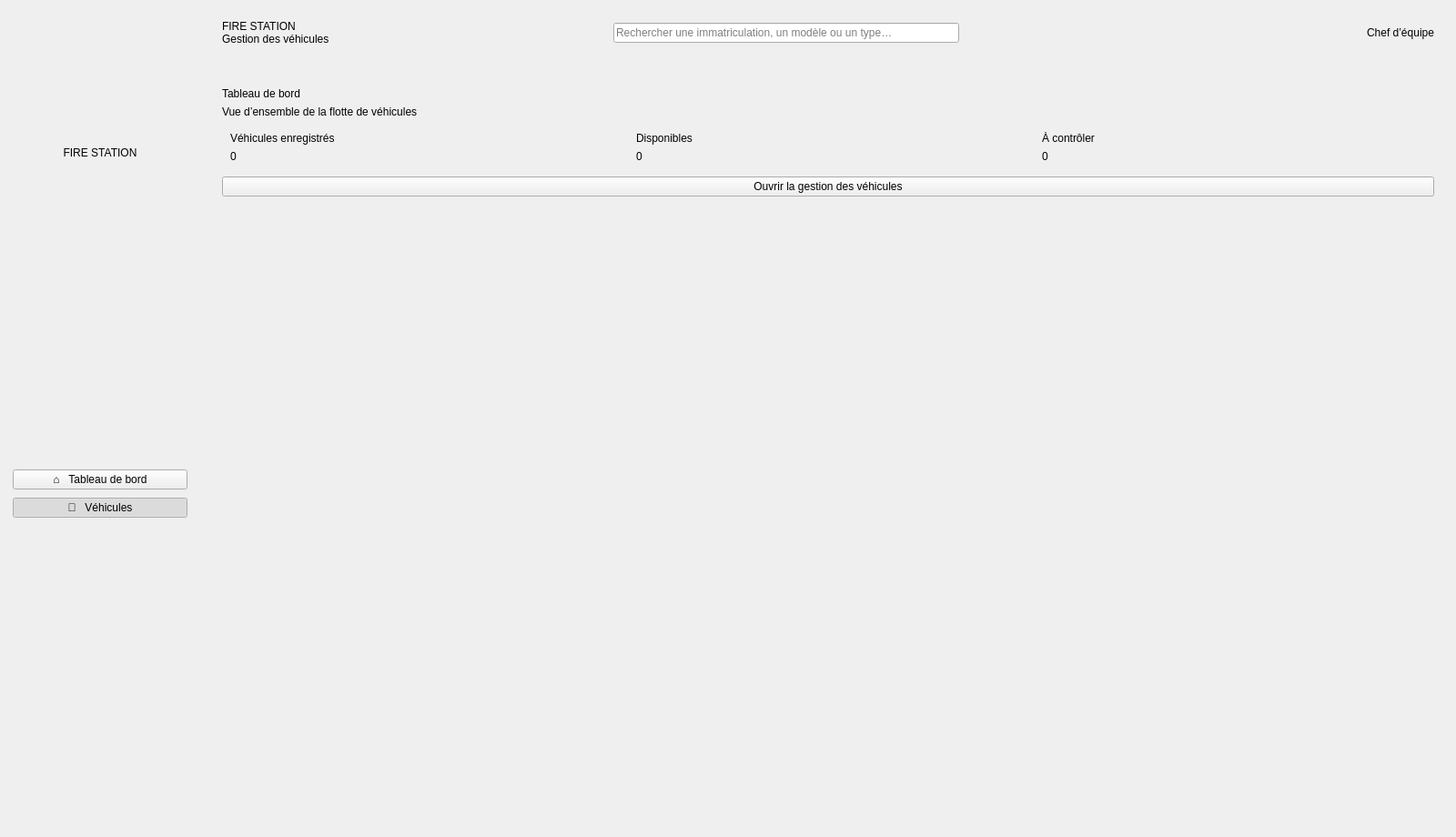
<?xml version="1.0" encoding="UTF-8"?>
<ui version="4.0">
 <class>VehicleWindow</class>
 <widget class="QMainWindow" name="VehicleWindow">
  <property name="geometry">
   <rect>
    <x>0</x>
    <y>0</y>
    <width>1600</width>
    <height>920</height>
   </rect>
  </property>
  <property name="minimumSize">
   <size>
    <width>1180</width>
    <height>720</height>
   </size>
  </property>
  <property name="windowTitle">
   <string>Fire Station — Gestion des véhicules</string>
  </property>
  <widget class="QWidget" name="centralwidget">
   <layout class="QHBoxLayout" name="rootLayout">
    <property name="spacing">
     <number>0</number>
    </property>
    <property name="leftMargin">
     <number>0</number>
    </property>
    <property name="topMargin">
     <number>0</number>
    </property>
    <property name="rightMargin">
     <number>0</number>
    </property>
    <property name="bottomMargin">
     <number>0</number>
    </property>
    <item>
     <widget class="QFrame" name="sidebar">
      <property name="minimumSize">
       <size>
        <width>220</width>
        <height>0</height>
       </size>
      </property>
      <property name="maximumSize">
       <size>
        <width>220</width>
        <height>16777215</height>
       </size>
      </property>
      <layout class="QVBoxLayout" name="sidebarLayout">
       <property name="spacing">
        <number>9</number>
       </property>
       <property name="leftMargin">
        <number>14</number>
       </property>
       <property name="topMargin">
        <number>20</number>
       </property>
       <property name="rightMargin">
        <number>14</number>
       </property>
       <property name="bottomMargin">
        <number>20</number>
       </property>
       <item alignment="Qt::AlignmentFlag::AlignHCenter">
        <widget class="QLabel" name="logoLabel">
         <property name="minimumSize">
          <size>
           <width>132</width>
           <height>132</height>
          </size>
         </property>
         <property name="maximumSize">
          <size>
           <width>132</width>
           <height>132</height>
          </size>
         </property>
         <property name="pixmap">
          <pixmap resource="resources.qrc">:/images/logo.png</pixmap>
         </property>
         <property name="scaledContents">
          <bool>true</bool>
         </property>
         <property name="alignment">
          <set>Qt::AlignmentFlag::AlignCenter</set>
         </property>
        </widget>
       </item>
       <item>
        <widget class="QLabel" name="brandLabel">
         <property name="text">
          <string>FIRE STATION</string>
         </property>
         <property name="alignment">
          <set>Qt::AlignmentFlag::AlignCenter</set>
         </property>
        </widget>
       </item>
       <item>
        <spacer name="brandSpacer">
         <property name="orientation">
          <enum>Qt::Orientation::Vertical</enum>
         </property>
         <property name="sizeHint" stdset="0">
          <size>
           <width>20</width>
           <height>20</height>
          </size>
         </property>
        </spacer>
       </item>
       <item>
        <widget class="QPushButton" name="dashboardButton">
         <property name="text">
          <string>⌂   Tableau de bord</string>
         </property>
         <property name="checkable">
          <bool>true</bool>
         </property>
        </widget>
       </item>
       <item>
        <widget class="QPushButton" name="vehiclesButton">
         <property name="text">
          <string>🚒   Véhicules</string>
         </property>
         <property name="checkable">
          <bool>true</bool>
         </property>
         <property name="checked">
          <bool>true</bool>
         </property>
        </widget>
       </item>
       <item>
        <spacer name="sidebarStretch">
         <property name="orientation">
          <enum>Qt::Orientation::Vertical</enum>
         </property>
         <property name="sizeHint" stdset="0">
          <size>
           <width>20</width>
           <height>40</height>
          </size>
         </property>
        </spacer>
       </item>
      </layout>
     </widget>
    </item>
    <item>
     <layout class="QVBoxLayout" name="contentLayout">
      <property name="spacing">
       <number>0</number>
      </property>
      <property name="leftMargin">
       <number>0</number>
      </property>
      <property name="topMargin">
       <number>0</number>
      </property>
      <property name="rightMargin">
       <number>0</number>
      </property>
      <property name="bottomMargin">
       <number>0</number>
      </property>
      <item>
       <widget class="QFrame" name="topbar">
        <property name="minimumSize">
         <size>
          <width>0</width>
          <height>72</height>
         </size>
        </property>
        <property name="maximumSize">
         <size>
          <width>16777215</width>
          <height>72</height>
         </size>
        </property>
        <layout class="QHBoxLayout" name="topbarLayout">
         <property name="leftMargin">
          <number>24</number>
         </property>
         <property name="topMargin">
          <number>10</number>
         </property>
         <property name="rightMargin">
          <number>24</number>
         </property>
         <property name="bottomMargin">
          <number>10</number>
         </property>
         <item>
          <widget class="QLabel" name="topTitle">
           <property name="text">
            <string>FIRE STATION
Gestion des véhicules</string>
           </property>
          </widget>
         </item>
         <item>
          <spacer name="topSpacer">
           <property name="orientation">
            <enum>Qt::Orientation::Horizontal</enum>
           </property>
           <property name="sizeHint" stdset="0">
            <size>
             <width>40</width>
             <height>20</height>
            </size>
           </property>
          </spacer>
         </item>
         <item>
          <widget class="QLineEdit" name="globalSearch">
           <property name="minimumSize">
            <size>
             <width>380</width>
             <height>0</height>
            </size>
           </property>
           <property name="placeholderText">
            <string>Rechercher une immatriculation, un modèle ou un type…</string>
           </property>
          </widget>
         </item>
         <item>
          <spacer name="topSpacer2">
           <property name="orientation">
            <enum>Qt::Orientation::Horizontal</enum>
           </property>
           <property name="sizeHint" stdset="0">
            <size>
             <width>22</width>
             <height>20</height>
            </size>
           </property>
          </spacer>
         </item>
         <item>
          <widget class="QToolButton" name="notificationsButton">
           <property name="minimumSize">
            <size>
             <width>42</width>
             <height>42</height>
            </size>
           </property>
           <property name="toolTip">
            <string>Alertes de maintenance</string>
           </property>
           <property name="icon">
            <iconset resource="resources.qrc">
             <normaloff>:/icons/bell_badge.svg</normaloff>:/icons/bell_badge.svg</iconset>
           </property>
           <property name="iconSize">
            <size>
             <width>28</width>
             <height>28</height>
            </size>
           </property>
           <property name="autoRaise">
            <bool>true</bool>
           </property>
          </widget>
         </item>
         <item>
          <widget class="QToolButton" name="calendarButton">
           <property name="minimumSize">
            <size>
             <width>42</width>
             <height>42</height>
            </size>
           </property>
           <property name="toolTip">
            <string>Voir les véhicules à entretenir</string>
           </property>
           <property name="icon">
            <iconset resource="resources.qrc">
             <normaloff>:/icons/calendar.png</normaloff>:/icons/calendar.png</iconset>
           </property>
           <property name="iconSize">
            <size>
             <width>24</width>
             <height>24</height>
            </size>
           </property>
           <property name="autoRaise">
            <bool>true</bool>
           </property>
          </widget>
         </item>
         <item>
          <widget class="QLabel" name="avatarLabel">
           <property name="minimumSize">
            <size>
             <width>34</width>
             <height>34</height>
            </size>
           </property>
           <property name="maximumSize">
            <size>
             <width>34</width>
             <height>34</height>
            </size>
           </property>
           <property name="pixmap">
            <pixmap resource="resources.qrc">:/icons/avatar.png</pixmap>
           </property>
           <property name="scaledContents">
            <bool>true</bool>
           </property>
          </widget>
         </item>
         <item>
          <widget class="QLabel" name="profileLabel">
           <property name="text">
            <string>Chef d’équipe</string>
           </property>
          </widget>
         </item>
        </layout>
       </widget>
      </item>
      <item>
       <widget class="QStackedWidget" name="stackedWidget">
        <property name="currentIndex">
         <number>0</number>
        </property>
        <widget class="QWidget" name="dashboardPage">
         <layout class="QVBoxLayout" name="dashboardLayout">
          <property name="leftMargin">
           <number>24</number>
          </property>
          <property name="topMargin">
           <number>24</number>
          </property>
          <property name="rightMargin">
           <number>24</number>
          </property>
          <property name="bottomMargin">
           <number>24</number>
          </property>
          <item>
           <widget class="QLabel" name="dashboardHeading">
            <property name="text">
             <string>Tableau de bord</string>
            </property>
           </widget>
          </item>
          <item>
           <widget class="QLabel" name="dashboardSubtitle">
            <property name="text">
             <string>Vue d’ensemble de la flotte de véhicules</string>
            </property>
           </widget>
          </item>
          <item>
           <layout class="QHBoxLayout" name="summaryCards">
            <item>
             <widget class="QFrame" name="totalCard">
              <layout class="QVBoxLayout" name="totalCardLayout">
               <item>
                <widget class="QLabel" name="totalCaption">
                 <property name="text">
                  <string>Véhicules enregistrés</string>
                 </property>
                </widget>
               </item>
               <item>
                <widget class="QLabel" name="totalValue">
                 <property name="text">
                  <string>0</string>
                 </property>
                </widget>
               </item>
              </layout>
             </widget>
            </item>
            <item>
             <widget class="QFrame" name="availableCard">
              <layout class="QVBoxLayout" name="availableCardLayout">
               <item>
                <widget class="QLabel" name="availableCaption">
                 <property name="text">
                  <string>Disponibles</string>
                 </property>
                </widget>
               </item>
               <item>
                <widget class="QLabel" name="availableValue">
                 <property name="text">
                  <string>0</string>
                 </property>
                </widget>
               </item>
              </layout>
             </widget>
            </item>
            <item>
             <widget class="QFrame" name="maintenanceCard">
              <layout class="QVBoxLayout" name="maintenanceCardLayout">
               <item>
                <widget class="QLabel" name="maintenanceCaption">
                 <property name="text">
                  <string>À contrôler</string>
                 </property>
                </widget>
               </item>
               <item>
                <widget class="QLabel" name="maintenanceValue">
                 <property name="text">
                  <string>0</string>
                 </property>
                </widget>
               </item>
              </layout>
             </widget>
            </item>
           </layout>
          </item>
          <item>
           <widget class="QPushButton" name="dashboardVehiclesButton">
            <property name="text">
             <string>Ouvrir la gestion des véhicules</string>
            </property>
           </widget>
          </item>
          <item>
           <spacer name="dashboardStretch">
            <property name="orientation">
             <enum>Qt::Orientation::Vertical</enum>
            </property>
            <property name="sizeHint" stdset="0">
             <size>
              <width>20</width>
              <height>40</height>
             </size>
            </property>
           </spacer>
          </item>
         </layout>
        </widget>
        <widget class="QWidget" name="vehiclesPage">
         <layout class="QHBoxLayout" name="vehiclesLayout">
          <property name="spacing">
           <number>16</number>
          </property>
          <property name="leftMargin">
           <number>18</number>
          </property>
          <property name="topMargin">
           <number>18</number>
          </property>
          <property name="rightMargin">
           <number>18</number>
          </property>
          <property name="bottomMargin">
           <number>18</number>
          </property>
          <item>
           <widget class="QFrame" name="listCard">
            <layout class="QVBoxLayout" name="listLayout">
             <property name="spacing">
              <number>10</number>
             </property>
             <property name="leftMargin">
              <number>16</number>
             </property>
             <property name="topMargin">
              <number>16</number>
             </property>
             <property name="rightMargin">
              <number>16</number>
             </property>
             <property name="bottomMargin">
              <number>14</number>
             </property>
             <item>
              <layout class="QHBoxLayout" name="listHeading">
               <item>
                <widget class="QLabel" name="listTitle">
                 <property name="text">
                  <string>Liste des véhicules</string>
                 </property>
                </widget>
               </item>
               <item>
                <spacer name="headingSpacer">
                 <property name="orientation">
                  <enum>Qt::Orientation::Horizontal</enum>
                 </property>
                 <property name="sizeHint" stdset="0">
                  <size>
                   <width>30</width>
                   <height>20</height>
                  </size>
                 </property>
                </spacer>
               </item>
               <item>
                <widget class="QPushButton" name="addVehicleButton">
                 <property name="text">
                  <string>＋  Ajouter un véhicule</string>
                 </property>
                </widget>
               </item>
              </layout>
             </item>
             <item>
              <layout class="QHBoxLayout" name="filterLayout">
               <item>
                <widget class="QLineEdit" name="searchEdit">
                 <property name="placeholderText">
                  <string>Rechercher immatriculation, modèle…</string>
                 </property>
                </widget>
               </item>
               <item>
                <widget class="QComboBox" name="typeFilter">
                 <item>
                  <property name="text">
                   <string>Tous les types</string>
                  </property>
                 </item>
                </widget>
               </item>
               <item>
                <widget class="QComboBox" name="statusFilter">
                 <item>
                  <property name="text">
                   <string>Tous les états</string>
                  </property>
                 </item>
                </widget>
               </item>
              </layout>
             </item>
             <item>
              <layout class="QHBoxLayout" name="toolsLayout">
               <item>
                <widget class="QComboBox" name="sortCombo">
                 <item>
                  <property name="text">
                   <string>Immatriculation (A à Z)</string>
                  </property>
                 </item>
                 <item>
                  <property name="text">
                   <string>Kilométrage croissant</string>
                  </property>
                 </item>
                 <item>
                  <property name="text">
                   <string>Kilométrage décroissant</string>
                  </property>
                 </item>
                 <item>
                  <property name="text">
                   <string>État</string>
                  </property>
                 </item>
                 <item>
                  <property name="text">
                   <string>Immatriculation</string>
                  </property>
                 </item>
                </widget>
               </item>
               <item>
                <spacer name="toolsSpacer">
                 <property name="orientation">
                  <enum>Qt::Orientation::Horizontal</enum>
                 </property>
                 <property name="sizeHint" stdset="0">
                  <size>
                   <width>20</width>
                   <height>20</height>
                  </size>
                 </property>
                </spacer>
               </item>
               <item>
                <widget class="QPushButton" name="exportPdfButton">
                 <property name="text">
                  <string>Exporter PDF</string>
                 </property>
                </widget>
               </item>
               <item>
                <widget class="QPushButton" name="exportCsvButton">
                 <property name="text">
                  <string>Exporter Excel / CSV</string>
                 </property>
                </widget>
               </item>
               <item>
                <widget class="QPushButton" name="statisticsButton">
                 <property name="text">
                  <string>Statistiques</string>
                 </property>
                </widget>
               </item>
               <item>
                <widget class="QPushButton" name="maintenanceAlertsButton">
                 <property name="text">
                  <string>Alertes maintenance</string>
                 </property>
                </widget>
               </item>
               <item>
                <widget class="QPushButton" name="recommendButton">
                 <property name="text">
                  <string>Recommander</string>
                 </property>
                </widget>
               </item>
              </layout>
             </item>
             <item>
              <widget class="QTableWidget" name="vehicleTable">
               <property name="rowCount">
                <number>0</number>
               </property>
               <property name="columnCount">
                <number>9</number>
               </property>
               <column>
                <property name="text">
                 <string>ID</string>
                </property>
               </column>
               <column>
                <property name="text">
                 <string>Immatriculation</string>
                </property>
               </column>
               <column>
                <property name="text">
                 <string>Type</string>
                </property>
               </column>
               <column>
                <property name="text">
                 <string>Modèle</string>
                </property>
               </column>
               <column>
                <property name="text">
                 <string>État</string>
                </property>
               </column>
               <column>
                <property name="text">
                 <string>ID zone</string>
                </property>
               </column>
               <column>
                <property name="text">
                 <string>Kilométrage</string>
                </property>
               </column>
               <column>
                <property name="text">
                 <string>Dernière maintenance</string>
                </property>
               </column>
               <column>
                <property name="text">
                 <string>Actions</string>
                </property>
               </column>
              </widget>
             </item>
             <item>
              <widget class="QLabel" name="storageHint">
               <property name="text">
                <string>Les données sont sauvegardées automatiquement sur cet ordinateur.</string>
               </property>
              </widget>
             </item>
            </layout>
           </widget>
          </item>
          <item>
           <widget class="QFrame" name="formCard">
            <property name="minimumSize">
             <size>
              <width>330</width>
              <height>0</height>
             </size>
            </property>
            <property name="maximumSize">
             <size>
              <width>390</width>
              <height>16777215</height>
             </size>
            </property>
            <layout class="QVBoxLayout" name="formLayout">
             <property name="spacing">
              <number>9</number>
             </property>
             <property name="leftMargin">
              <number>18</number>
             </property>
             <property name="topMargin">
              <number>16</number>
             </property>
             <property name="rightMargin">
              <number>18</number>
             </property>
             <property name="bottomMargin">
              <number>16</number>
             </property>
             <item>
              <widget class="QLabel" name="formTitle">
               <property name="text">
                <string>Ajouter / Modifier un véhicule</string>
               </property>
              </widget>
             </item>
             <item>
              <widget class="QLabel" name="formSubtitle">
               <property name="text">
                <string>Informations du véhicule</string>
               </property>
              </widget>
             </item>
             <item>
              <layout class="QFormLayout" name="vehicleForm">
               <property name="verticalSpacing">
                <number>7</number>
               </property>
               <item row="0" column="0">
                <widget class="QLabel" name="plateLabel">
                 <property name="text">
                  <string>Immatriculation *</string>
                 </property>
                </widget>
               </item>
               <item row="0" column="1">
                <widget class="QLineEdit" name="plate">
                 <property name="placeholderText">
                  <string>Ex. FT-009</string>
                 </property>
                </widget>
               </item>
               <item row="1" column="0">
                <widget class="QLabel" name="typeLabel">
                 <property name="text">
                  <string>Type *</string>
                 </property>
                </widget>
               </item>
               <item row="1" column="1">
                <widget class="QComboBox" name="type"/>
               </item>
               <item row="2" column="0">
                <widget class="QLabel" name="modelLabel">
                 <property name="text">
                  <string>Modèle *</string>
                 </property>
                </widget>
               </item>
               <item row="2" column="1">
                <widget class="QLineEdit" name="model">
                 <property name="placeholderText">
                  <string>Marque et modèle</string>
                 </property>
                </widget>
               </item>
               <item row="3" column="0">
                <widget class="QLabel" name="statusLabel">
                 <property name="text">
                  <string>État *</string>
                 </property>
                </widget>
               </item>
               <item row="3" column="1">
                <widget class="QComboBox" name="status"/>
               </item>
               <item row="4" column="0">
                <widget class="QLabel" name="zoneLabel">
                 <property name="text">
                  <string>ID zone</string>
                 </property>
                </widget>
               </item>
               <item row="4" column="1">
                <widget class="QLineEdit" name="zone">
                 <property name="placeholderText">
                  <string>ID numérique existant, facultatif</string>
                 </property>
                </widget>
               </item>
               <item row="5" column="0">
                <widget class="QLabel" name="dateLabel">
                 <property name="text">
                  <string>Dernière maintenance</string>
                 </property>
                </widget>
               </item>
               <item row="5" column="1">
                <widget class="QDateEdit" name="maintenanceDate">
                 <property name="displayFormat">
                  <string>dd/MM/yyyy</string>
                 </property>
                 <property name="calendarPopup">
                  <bool>true</bool>
                 </property>
                </widget>
               </item>
               <item row="6" column="0">
                <widget class="QLabel" name="mileageLabel">
                 <property name="text">
                  <string>Kilométrage</string>
                 </property>
                </widget>
               </item>
               <item row="6" column="1">
                <widget class="QSpinBox" name="mileage">
                 <property name="suffix">
                  <string> km</string>
                 </property>
                 <property name="maximum">
                  <number>99999999</number>
                 </property>
                </widget>
               </item>
               <item row="7" column="0">
                <widget class="QLabel" name="maintenanceMileageLabel">
                 <property name="text">
                  <string>Km à la dernière maintenance (0 = inconnu)</string>
                 </property>
                </widget>
               </item>
               <item row="7" column="1">
                <widget class="QSpinBox" name="maintenanceMileage">
                 <property name="suffix">
                  <string> km</string>
                 </property>
                 <property name="maximum">
                  <number>99999999</number>
                 </property>
                </widget>
               </item>
               <item row="8" column="0">
                <widget class="QLabel" name="notesLabel">
                 <property name="text">
                  <string>Notes</string>
                 </property>
                </widget>
               </item>
               <item row="8" column="1">
                <widget class="QTextEdit" name="notes">
                 <property name="maximumSize">
                  <size>
                   <width>16777215</width>
                   <height>62</height>
                  </size>
                 </property>
                 <property name="placeholderText">
                  <string>Ajouter une note…</string>
                 </property>
                </widget>
               </item>
              </layout>
             </item>
             <item>
              <widget class="QPushButton" name="saveVehicle">
               <property name="text">
                <string>Enregistrer le véhicule</string>
               </property>
              </widget>
             </item>
             <item>
              <widget class="QPushButton" name="resetVehicle">
               <property name="text">
                <string>Réinitialiser</string>
               </property>
              </widget>
             </item>
             <item>
              <spacer name="formStretch">
               <property name="orientation">
                <enum>Qt::Orientation::Vertical</enum>
               </property>
               <property name="sizeHint" stdset="0">
                <size>
                 <width>20</width>
                 <height>30</height>
                </size>
               </property>
              </spacer>
             </item>
            </layout>
           </widget>
          </item>
         </layout>
        </widget>
       </widget>
      </item>
     </layout>
    </item>
   </layout>
  </widget>
 </widget>
 <resources>
  <include location="resources.qrc"/>
 </resources>
 <connections/>
</ui>
